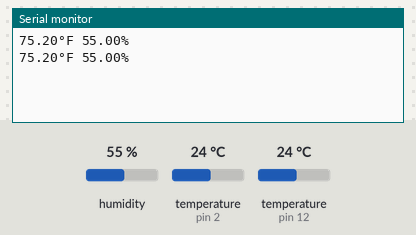
A sketch run on a simulated Arduino Uno, built with avr-gcc and run on an emulated ATmega328P. Parts: the last lines printed to the serial monitor. The inputs (shaded band) are chosen by the test bench; at power-on: humidity 55 %, temperature (sensors on pin 12, pin 2) 24 °C.

Above: at 1.8 s.
1.9 s: humidity set to 22 %
At 3.3 s:
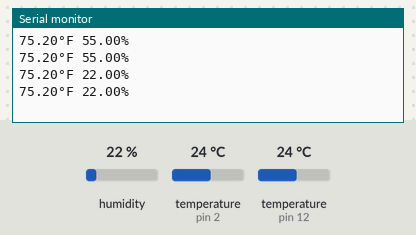
3.4 s: temperature (sensor on pin 12) set to 12 °C
At 4.7 s:
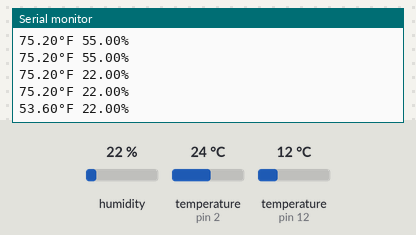
4.9 s: humidity set to 40 %
At 6.0 s:
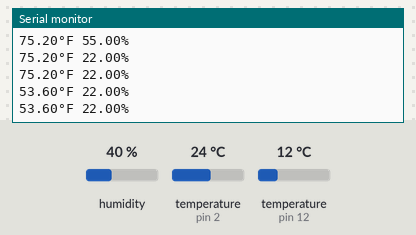
6.4 s: temperature (sensor on pin 12) set to 19 °C
At 8.0 s:
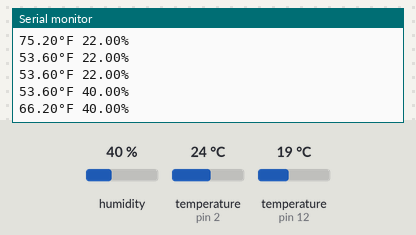
Timing chart, 0 to 8.9 s (numbered marks = the images above; inputs shaded):
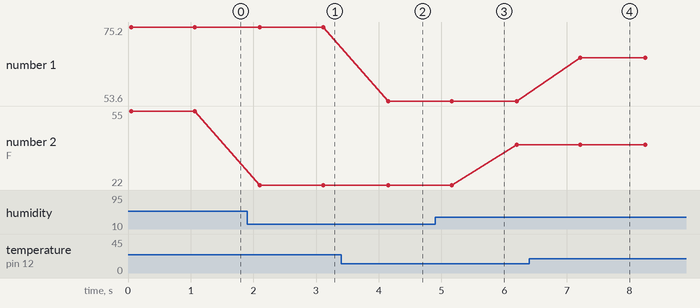

Measured:
- after the input at 1.9 s, the serial monitor: prints a new line after 0.20 s (image 1)
- after the input at 3.4 s, the serial monitor: prints a new line after 0.75 s (image 2)
- after the input at 6.4 s, the serial monitor: prints a new line after 0.81 s (image 4)
- plotted number 1: 75.2 → 53.6 after the input at 3.4 s, 53.6 → 66.2 after the input at 6.4 s
- plotted number 2: 55 → 22 after the input at 1.9 s, 22 → 40 after the input at 4.9 s

The sketch:

TestTempSketch.ino
```cpp
#include <OneWire.h>
#include <DallasTemperature.h>
#include <Adafruit_Sensor.h>
#include <DHT.h>

#define ONE_WIRE_BUS 12 //defining wire for one wire temperature sensor
#define HumPin 2 //defining humidity data wire
#define DHTTYPE DHT11 //defining sensor type

OneWire oneWire(ONE_WIRE_BUS); //starting the onewire
DallasTemperature sensors(&oneWire); //starting Dallastemperature reading from one wire
DHT dht(HumPin, DHTTYPE); //start DHT sensor (humidity sensor)

void setup() {
  Serial.begin(9600);
  dht.begin(); //start the sensor for humidity
  sensors.begin(); //start for temperature
}

void loop() {
  float t = sensors.getTempFByIndex(0); //gets temperature
  float h = dht.readHumidity(); //gets the humidity
  String temp = String(t) + "°F"; //everything after this is just for testing and getting it to read out on my computer
  String hum = String(h) + "%";
  Serial.print(temp);
  Serial.print(" ");
  Serial.print(hum);
  Serial.print('\n');
  delay(1000);

}
```
